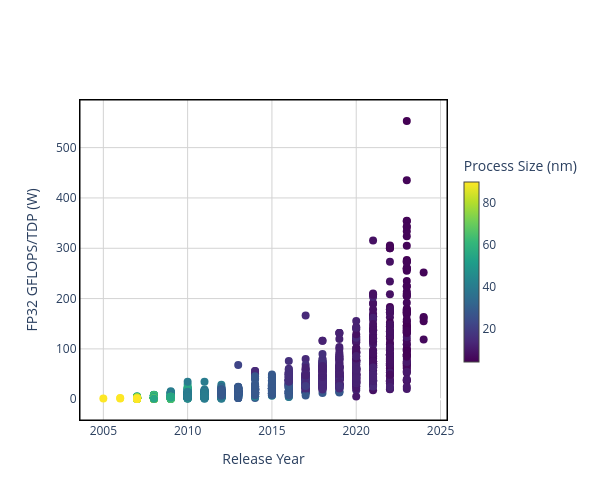

The notebook cell saved with this chart:
### Code cell
x = 'Release Year'
y = 'FP32 GFLOPS/TDP (W)'
c = 'Process Size (nm)'
plot_scatter(gpu_data, x, y, c)

### Figure 1 — Plotly figure (JSON) as saved in the notebook; plotly's stock layout.template omitted (floating-point values rounded to 4 significant figures; data arrays with more than 128 entries replaced by an {"elided": "..."} marker saying what was removed)
{"data": [{"customdata": {"elided": "1450 str values"}, "hovertemplate": "<b>%{customdata}</b><br>Release Year: %{x}<br>FP32 GFLOPS/TDP (W): %{y}<br><extra></extra>", "marker": {"color": {"elided": "1450 int values"}, "colorbar": {"len": 0.7, "thickness": 15, "title": {"text": "Process Size (nm)"}}, "colorscale": [[0, "#440154"], [0.1111, "#482878"], [0.2222, "#3e4989"], [0.3333, "#31688e"], [0.4444, "#26828e"], [0.5556, "#1f9e89"], [0.6667, "#35b779"], [0.7778, "#6ece58"], [0.8889, "#b5de2b"], [1, "#fde725"]], "showscale": true, "size": 8}, "mode": "markers", "name": "Data Points", "type": "scatter", "x": {"elided": "1450 int values"}, "y": {"elided": "1450 float values"}}], "layout": {"height": 500, "paper_bgcolor": "white", "plot_bgcolor": "white", "shapes": [{"line": {"color": "black", "width": 1}, "type": "rect", "x0": 0, "x1": 1, "xref": "paper", "y0": 0, "y1": 1, "yref": "paper"}], "width": 600, "xaxis": {"gridcolor": "lightgray", "linecolor": "black", "linewidth": 1, "mirror": true, "showgrid": true, "showline": true, "title": {"text": "Release Year"}}, "yaxis": {"gridcolor": "lightgray", "linecolor": "black", "linewidth": 1, "mirror": true, "showgrid": true, "showline": true, "title": {"text": "FP32 GFLOPS/TDP (W)"}}}}
